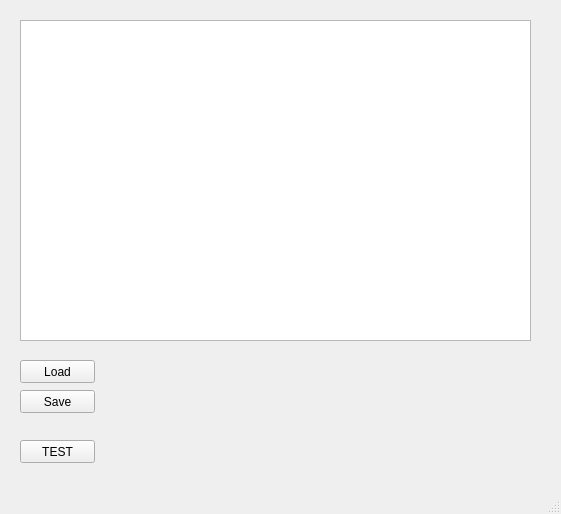
<?xml version="1.0" encoding="UTF-8"?>
<ui version="4.0">
 <class>MainWindow</class>
 <widget class="QMainWindow" name="MainWindow">
  <property name="geometry">
   <rect>
    <x>0</x>
    <y>0</y>
    <width>561</width>
    <height>514</height>
   </rect>
  </property>
  <property name="sizePolicy">
   <sizepolicy hsizetype="Preferred" vsizetype="Preferred">
    <horstretch>0</horstretch>
    <verstretch>0</verstretch>
   </sizepolicy>
  </property>
  <property name="windowTitle">
   <string>MainWindow</string>
  </property>
  <widget class="QWidget" name="centralwidget">
   <widget class="QTableWidget" name="tableWidget">
    <property name="geometry">
     <rect>
      <x>20</x>
      <y>20</y>
      <width>511</width>
      <height>321</height>
     </rect>
    </property>
    <property name="sizeIncrement">
     <size>
      <width>10</width>
      <height>10</height>
     </size>
    </property>
    <property name="baseSize">
     <size>
      <width>0</width>
      <height>0</height>
     </size>
    </property>
   </widget>
   <widget class="QPushButton" name="pushLoadButton">
    <property name="geometry">
     <rect>
      <x>20</x>
      <y>360</y>
      <width>75</width>
      <height>23</height>
     </rect>
    </property>
    <property name="text">
     <string>Load</string>
    </property>
   </widget>
   <widget class="QPushButton" name="pushSaveButton">
    <property name="geometry">
     <rect>
      <x>20</x>
      <y>390</y>
      <width>75</width>
      <height>23</height>
     </rect>
    </property>
    <property name="text">
     <string>Save</string>
    </property>
   </widget>
   <widget class="QPushButton" name="pushTestButton">
    <property name="geometry">
     <rect>
      <x>20</x>
      <y>440</y>
      <width>75</width>
      <height>23</height>
     </rect>
    </property>
    <property name="text">
     <string>TEST</string>
    </property>
   </widget>
  </widget>
  <widget class="QMenuBar" name="menubar">
   <property name="geometry">
    <rect>
     <x>0</x>
     <y>0</y>
     <width>561</width>
     <height>21</height>
    </rect>
   </property>
  </widget>
  <widget class="QStatusBar" name="statusbar"/>
 </widget>
 <resources/>
 <connections/>
</ui>
